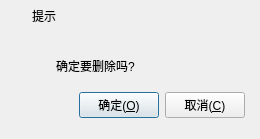
<?xml version="1.0" encoding="UTF-8"?>
<ui version="4.0">
 <class>frmMessageBox</class>
 <widget class="QDialog" name="frmMessageBox">
  <property name="geometry">
   <rect>
    <x>0</x>
    <y>0</y>
    <width>260</width>
    <height>139</height>
   </rect>
  </property>
  <layout class="QVBoxLayout" name="verticalLayout">
   <property name="spacing">
    <number>0</number>
   </property>
   <property name="leftMargin">
    <number>1</number>
   </property>
   <property name="topMargin">
    <number>1</number>
   </property>
   <property name="rightMargin">
    <number>1</number>
   </property>
   <property name="bottomMargin">
    <number>1</number>
   </property>
   <item>
    <widget class="QWidget" name="widget_title" native="true">
     <property name="sizePolicy">
      <sizepolicy hsizetype="Preferred" vsizetype="Fixed">
       <horstretch>0</horstretch>
       <verstretch>0</verstretch>
      </sizepolicy>
     </property>
     <property name="minimumSize">
      <size>
       <width>0</width>
       <height>30</height>
      </size>
     </property>
     <layout class="QHBoxLayout" name="horizontalLayout_2">
      <property name="spacing">
       <number>0</number>
      </property>
      <property name="leftMargin">
       <number>0</number>
      </property>
      <property name="topMargin">
       <number>0</number>
      </property>
      <property name="rightMargin">
       <number>0</number>
      </property>
      <property name="bottomMargin">
       <number>0</number>
      </property>
      <item>
       <widget class="QLabel" name="lab_Ico">
        <property name="sizePolicy">
         <sizepolicy hsizetype="Minimum" vsizetype="Preferred">
          <horstretch>0</horstretch>
          <verstretch>0</verstretch>
         </sizepolicy>
        </property>
        <property name="minimumSize">
         <size>
          <width>31</width>
          <height>0</height>
         </size>
        </property>
        <property name="text">
         <string/>
        </property>
        <property name="alignment">
         <set>Qt::AlignCenter</set>
        </property>
       </widget>
      </item>
      <item>
       <widget class="QLabel" name="lab_Title">
        <property name="sizePolicy">
         <sizepolicy hsizetype="Expanding" vsizetype="Preferred">
          <horstretch>0</horstretch>
          <verstretch>0</verstretch>
         </sizepolicy>
        </property>
        <property name="styleSheet">
         <string notr="true"/>
        </property>
        <property name="text">
         <string>提示</string>
        </property>
        <property name="alignment">
         <set>Qt::AlignLeading|Qt::AlignLeft|Qt::AlignVCenter</set>
        </property>
       </widget>
      </item>
      <item>
       <widget class="QWidget" name="widget_menu" native="true">
        <property name="sizePolicy">
         <sizepolicy hsizetype="Minimum" vsizetype="Preferred">
          <horstretch>0</horstretch>
          <verstretch>0</verstretch>
         </sizepolicy>
        </property>
        <layout class="QHBoxLayout" name="horizontalLayout">
         <property name="spacing">
          <number>0</number>
         </property>
         <property name="leftMargin">
          <number>0</number>
         </property>
         <property name="topMargin">
          <number>0</number>
         </property>
         <property name="rightMargin">
          <number>0</number>
         </property>
         <property name="bottomMargin">
          <number>0</number>
         </property>
         <item>
          <widget class="QPushButton" name="btnMenu_Close">
           <property name="sizePolicy">
            <sizepolicy hsizetype="Minimum" vsizetype="Expanding">
             <horstretch>0</horstretch>
             <verstretch>0</verstretch>
            </sizepolicy>
           </property>
           <property name="minimumSize">
            <size>
             <width>35</width>
             <height>0</height>
            </size>
           </property>
           <property name="maximumSize">
            <size>
             <width>35</width>
             <height>16777215</height>
            </size>
           </property>
           <property name="cursor">
            <cursorShape>ArrowCursor</cursorShape>
           </property>
           <property name="focusPolicy">
            <enum>Qt::NoFocus</enum>
           </property>
           <property name="toolTip">
            <string>关闭</string>
           </property>
           <property name="text">
            <string/>
           </property>
           <property name="flat">
            <bool>true</bool>
           </property>
          </widget>
         </item>
        </layout>
       </widget>
      </item>
     </layout>
    </widget>
   </item>
   <item>
    <widget class="QWidget" name="widget_main" native="true">
     <property name="styleSheet">
      <string notr="true"/>
     </property>
     <layout class="QVBoxLayout" name="verticalLayout_2">
      <property name="spacing">
       <number>5</number>
      </property>
      <property name="leftMargin">
       <number>5</number>
      </property>
      <property name="topMargin">
       <number>5</number>
      </property>
      <property name="rightMargin">
       <number>5</number>
      </property>
      <property name="bottomMargin">
       <number>5</number>
      </property>
      <item>
       <widget class="QFrame" name="frame">
        <layout class="QVBoxLayout" name="verticalLayout_3">
         <property name="topMargin">
          <number>9</number>
         </property>
         <item>
          <layout class="QHBoxLayout" name="horizontalLayout_4">
           <item>
            <widget class="QLabel" name="labIcoMain">
             <property name="minimumSize">
              <size>
               <width>30</width>
               <height>30</height>
              </size>
             </property>
             <property name="maximumSize">
              <size>
               <width>30</width>
               <height>30</height>
              </size>
             </property>
             <property name="styleSheet">
              <string notr="true">border-image: url(:/image/info.png);</string>
             </property>
             <property name="text">
              <string/>
             </property>
            </widget>
           </item>
           <item>
            <spacer name="horizontalSpacer_2">
             <property name="orientation">
              <enum>Qt::Horizontal</enum>
             </property>
             <property name="sizeType">
              <enum>QSizePolicy::Minimum</enum>
             </property>
             <property name="sizeHint" stdset="0">
              <size>
               <width>5</width>
               <height>0</height>
              </size>
             </property>
            </spacer>
           </item>
           <item>
            <widget class="QLabel" name="labInfo">
             <property name="sizePolicy">
              <sizepolicy hsizetype="Expanding" vsizetype="Expanding">
               <horstretch>0</horstretch>
               <verstretch>0</verstretch>
              </sizepolicy>
             </property>
             <property name="minimumSize">
              <size>
               <width>0</width>
               <height>33</height>
              </size>
             </property>
             <property name="maximumSize">
              <size>
               <width>16777215</width>
               <height>33</height>
              </size>
             </property>
             <property name="text">
              <string>确定要删除吗?</string>
             </property>
             <property name="scaledContents">
              <bool>false</bool>
             </property>
             <property name="wordWrap">
              <bool>true</bool>
             </property>
            </widget>
           </item>
          </layout>
         </item>
         <item>
          <layout class="QHBoxLayout" name="horizontalLayout_3">
           <item>
            <spacer name="horizontalSpacer">
             <property name="orientation">
              <enum>Qt::Horizontal</enum>
             </property>
             <property name="sizeHint" stdset="0">
              <size>
               <width>40</width>
               <height>20</height>
              </size>
             </property>
            </spacer>
           </item>
           <item>
            <widget class="QPushButton" name="btnOk">
             <property name="minimumSize">
              <size>
               <width>80</width>
               <height>0</height>
              </size>
             </property>
             <property name="focusPolicy">
              <enum>Qt::StrongFocus</enum>
             </property>
             <property name="styleSheet">
              <string notr="true"/>
             </property>
             <property name="text">
              <string>确定(&amp;O)</string>
             </property>
             <property name="icon">
              <iconset resource="../other/rc.qrc">
               <normaloff>:/image/btn_ok.png</normaloff>:/image/btn_ok.png</iconset>
             </property>
             <property name="iconSize">
              <size>
               <width>20</width>
               <height>20</height>
              </size>
             </property>
            </widget>
           </item>
           <item>
            <widget class="QPushButton" name="btnCancel">
             <property name="minimumSize">
              <size>
               <width>80</width>
               <height>0</height>
              </size>
             </property>
             <property name="focusPolicy">
              <enum>Qt::StrongFocus</enum>
             </property>
             <property name="styleSheet">
              <string notr="true"/>
             </property>
             <property name="text">
              <string>取消(&amp;C)</string>
             </property>
             <property name="icon">
              <iconset resource="../other/rc.qrc">
               <normaloff>:/image/btn_close.png</normaloff>:/image/btn_close.png</iconset>
             </property>
             <property name="iconSize">
              <size>
               <width>20</width>
               <height>20</height>
              </size>
             </property>
            </widget>
           </item>
          </layout>
         </item>
        </layout>
       </widget>
      </item>
     </layout>
    </widget>
   </item>
  </layout>
 </widget>
 <resources>
  <include location="../other/rc.qrc"/>
 </resources>
 <connections/>
</ui>
